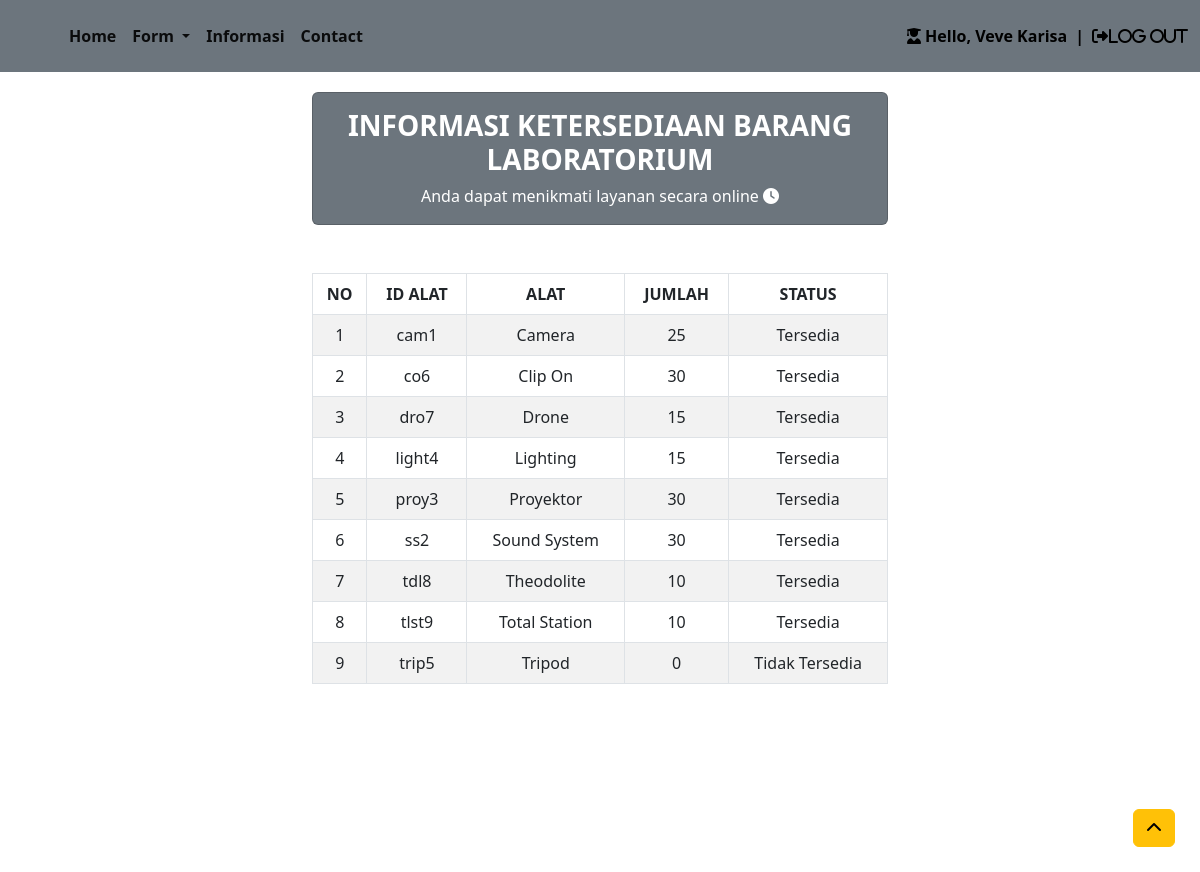
/info_mhs.php (signed in), run on the app's committed database.
### tables this page shows
CREATE TABLE `stokbrg` (
  `idalat` varchar(10) NOT NULL,
  `alat` varchar(20) NOT NULL,
  `jumlah` varchar(15) NOT NULL,
  `status` enum('Tersedia','Tidak Tersedia') NOT NULL
);

### info_mhs.php (the view, shortened to what this page needs)
<!doctype html>
<html lang="en">
<head>
  <link rel="stylesheet" href="homestyle.css">
  <link href="https://cdn.jsdelivr.net/npm/bootstrap@5.2.0-beta1/dist/css/bootstrap.min.css" rel="stylesheet">
</head>
<body>
  <nav class="navbar navbar-expand-lg bg-secondary fw-bolder sticky-top">
    <div class="container-fluid">
      <a class="navbar-brand me-xl-4" href="#"><img class="logo" src="assets/poltek3.png" style="height: 70px;" alt=""></a>
      <div class="collapse navbar-collapse" id="navbarSupportedContent">
        <ul class="navbar-nav me-auto mb-2 mb-lg-0">
          <li class="nav-item">
            <a class="nav-link active" aria-current="page" href="home.html">Home</a>
          </li>
          <li class="nav-item dropdown">
            <a class="nav-link active dropdown-toggle" href="form/index.html" id="navbarDropdown" role="button" data-bs-toggle="dropdown" aria-expanded="false">
              Form
            </a>
          </li>
          <li class="nav-item">
            <a class="nav-link active" href="info_mhs.php" target="_blank">Informasi</a>
          </li>
          <li class="nav-item">
            <a class="nav-link active" href="contact_mhs.php" target="_blank">Contact</a>
          </li>
        </ul>
        <form class="logout d-flex mt-3" role="submit">
          <p class="me-2"><i class="fa-solid fa-user-graduate"></i> Hello, <?= $_SESSION['nama'] ?></p>
          <p class="me-2">|</p>
          <a href="logout.php" role="button"><i class="fa-solid fa-right-from-bracket">Log out</i></a>
        </form>
      </div>
    </div>
  </nav>
  <div class="container-fluid text-light" style="height: 100vh;">
    <div class="nav row justify-content-evenly text-center align-items-center">
      <div class="col-sm-6">
        <div class="card text-bg-secondary mb-3">
          <div class="card-body">
            <h3 class="card-title fw-bold">INFORMASI KETERSEDIAAN BARANG LABORATORIUM</h3>
            <p class="card-text">Anda dapat menikmati layanan secara online <i class="fa-solid fa-clock"></i></p>
          </div>
        </div>
      </div>
    </div>
    <div class="row justify-content-evenly text-center align-items-center mt-lg-4 text-dark">
      <div class="col-sm-6">
        <table class="table table-striped table-bordered mt-2">
          <thead>
            <tr>
              <th scope="col">NO</th>
              <th scope="col">ID ALAT</th>
              <th scope="col">ALAT</th>
              <th scope="col">JUMLAH</th>
              <th scope="col">STATUS</th>
            </tr>
          </thead>
          <?php
          include 'koneksi.php';
          $query = mysqli_query($koneksi, "SELECT * FROM stokbrg");
          $no = 1;
          while ($data = mysqli_fetch_assoc($query)) {
          ?>
            <tr>
              <td><?php echo $no++; ?></td>
              <td><?php echo $data['idalat']; ?></td>
              <td><?php echo $data['alat']; ?></td>
              <td><?php echo $data['jumlah']; ?></td>
              <td><?php echo $data['status']; ?></td>
            </tr>
          <?php } ?>
        </table>
      </div>
    </div>
  </div>
  <a id="back-to-top" href="#" class="btn btn-warning btn-md back-to-top" role="button"><i class="fas fa-chevron-up"></i></a>
</body>
</html>

### homestyle.css (style rules this page uses)
* { padding: 0; margin: 0; }
.nav { padding-top: 20px; }
table, th, td { padding-right: 20px; }
.logout>p { color: black; }
.logout>a { color: black; }
.back-to-top { position: fixed; bottom: 25px; right: 25px; display: none; }

### data on the page
stokbrg: idalat "cam1", alat "Camera", jumlah "25", status "Tersedia"
stokbrg: idalat "co6", alat "Clip On", jumlah "30", status "Tersedia"
stokbrg: idalat "dro7", alat "Drone", jumlah "15", status "Tersedia"
stokbrg: idalat "light4", alat "Lighting", jumlah "15", status "Tersedia"
stokbrg: idalat "proy3", alat "Proyektor", jumlah "30", status "Tersedia"
stokbrg: idalat "ss2", alat "Sound System", jumlah "30", status "Tersedia"
stokbrg: idalat "tdl8", alat "Theodolite", jumlah "10", status "Tersedia"
stokbrg: idalat "tlst9", alat "Total Station", jumlah "10", status "Tersedia"
stokbrg: idalat "trip5", alat "Tripod", jumlah "0", status "Tidak Tersedia"

### other printed values
$_SESSION['nama'] "Veve Karisa"
